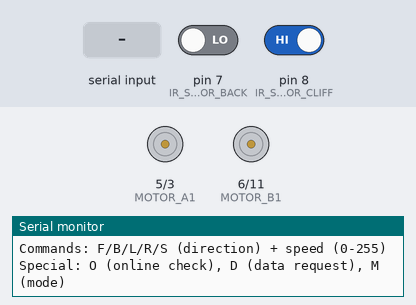
The sketch below on a simulated Arduino Uno, built with avr-gcc and run on an emulated ATmega328P. Shown: motor-driver pin pairs drawn as motors (green arrow = first pin HIGH = forward, orange = second pin HIGH = backward, longer = more drive), the last lines printed to the serial monitor. The inputs (shaded band) are chosen by the test bench; at power-on: pin 7 (IR_SENSOR_BACK) LOW, pin 8 (IR_SENSOR_CLIFF) HIGH.

Above: at 1.4 s.
1.5 s: "F\n" received over Serial
At 2.7 s:
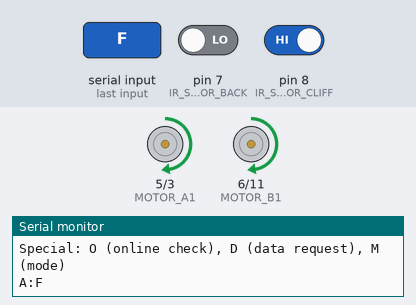
3.0 s: "B\n" received over Serial
At 4.0 s:
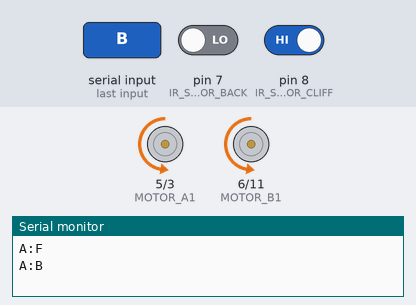
4.5 s: pin 7 (IR_SENSOR_BACK) driven HIGH
At 6.3 s:
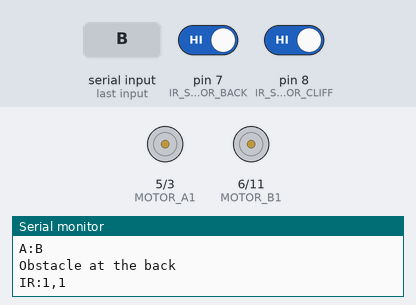
12.0 s: "b\n" received over Serial
At 13.3 s:
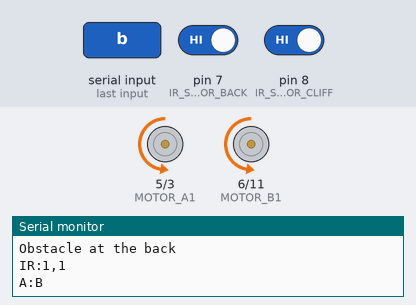
Timing chart, 0 to 15.5 s (numbered marks = the images above; inputs shaded):
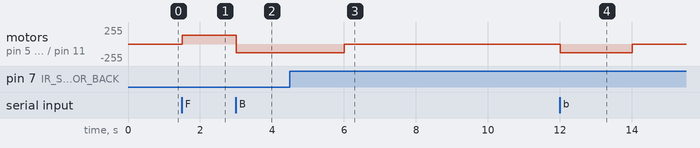

Measured:
- after the input at 1.5 s, motor on pin 5 (MOTOR_A1) / pin 3 (MOTOR_A2), motor on pin 6 (MOTOR_B1) / pin 11 (MOTOR_B2): stopped → forward 128/255 at once
- after the input at 3.0 s, motor on pin 5 (MOTOR_A1) / pin 3 (MOTOR_A2), motor on pin 6 (MOTOR_B1) / pin 11 (MOTOR_B2): forward 128/255 → backward 128/255 at once
- after the input at 4.5 s, motor on pin 5 (MOTOR_A1) / pin 3 (MOTOR_A2), motor on pin 6 (MOTOR_B1) / pin 11 (MOTOR_B2): backward 128/255 → stopped after 1.5 s
- after the input at 12.0 s, motor on pin 5 (MOTOR_A1) / pin 3 (MOTOR_A2), motor on pin 6 (MOTOR_B1) / pin 11 (MOTOR_B2): stopped → backward 128/255 at once, → stopped 2.0 s later

The sketch:

robot_controller.ino
```cpp
/*
 * Robot Controller for Autonomous Navigation System (Optimized Version)
 *
 * This Arduino sketch handles:
 * - Motor control
 * - IR sensor reading
 * - Serial communication with Raspberry Pi
 *
 * Ultrasonic sensors have been moved to Raspberry Pi GPIO.
 *
 * Hardware Configuration:
 * - IR Sensor 1 (Back): PIN 7
 * - IR Sensor 2 (Cliff): PIN 8
 * - Motor A: Forward PIN 5, Backward PIN 3
 * - Motor B: Forward PIN 6, Backward PIN 11
 */

// Motor pin definitions
const int MOTOR_A1 = 5;  // Motor A Forward
const int MOTOR_A2 = 3;  // Motor A Backward
const int MOTOR_B1 = 6;  // Motor B Forward
const int MOTOR_B2 = 11; // Motor B Backward

// IR Sensor pins
const int IR_SENSOR_BACK = 7;  // Back obstacle sensor
const int IR_SENSOR_CLIFF = 8; // Cliff detection sensor

// Safety constants
const int SAFE_DISTANCE_CM = 15;  // Safe distance in centimeters

// Operating mode (0 = manual, 1 = autonomous)
int operatingMode = 0;

// Command buffer
String command;

// Timing variables
unsigned long lastSensorCheck = 0;
unsigned long lastSerialSend = 0;
unsigned long lastCommandProcess = 0;
const int SENSOR_CHECK_INTERVAL = 2000;  // Check sensors every 200ms when moving
const int SERIAL_SEND_INTERVAL = 500;   // Limit serial transmission frequency
const int COMMAND_PROCESS_INTERVAL = 50; // Avoid processing commands too frequently

// Set to true to ignore cliff sensor readings (for testing)
const bool IGNORE_CLIFF_SENSOR = false;

void setup() {
  // Set motor pins as outputs
  pinMode(MOTOR_A1, OUTPUT);
  pinMode(MOTOR_A2, OUTPUT);
  pinMode(MOTOR_B1, OUTPUT);
  pinMode(MOTOR_B2, OUTPUT);

  // Set IR sensor pins as inputs
  pinMode(IR_SENSOR_BACK, INPUT);
  pinMode(IR_SENSOR_CLIFF, INPUT);

  // Start serial communication
  Serial.begin(9600);
  delay(100);

  // Initialization complete message
  Serial.println("Robot Controller v3.0");
  Serial.println("Motors and IR Sensors Initialized");
  Serial.println("Commands: F/B/L/R/S (direction) + speed (0-255)");
  Serial.println("Special: O (online check), D (data request), M (mode)");
}

void loop() {
  // Prevent processing too many commands in rapid succession
  unsigned long currentMillis = millis();

  // Check for emergency conditions first (at controlled intervals)
  if (currentMillis - lastSensorCheck >= SENSOR_CHECK_INTERVAL) {
    checkSensors();
    lastSensorCheck = currentMillis;
  }

  // Check if serial data is available (but not too frequently)
  if (Serial.available() > 0 && currentMillis - lastCommandProcess >= COMMAND_PROCESS_INTERVAL) {
    command = Serial.readStringUntil('\n'); // Read until newline
    executeCommand(command);
    lastCommandProcess = currentMillis;
  }
}

void checkSensors() {
  // Check all safety sensors
  bool emergencyStop = false;
  String reason = "";

  // Check cliff sensor (only if not ignored)
  if (!IGNORE_CLIFF_SENSOR && !digitalRead(IR_SENSOR_CLIFF)) {
    emergencyStop = true;
    reason = "Cliff Detected";
  }

  // Check rear obstacle
  if (digitalRead(IR_SENSOR_BACK)) {
    emergencyStop = true;
    reason = "Obstacle at the back";
  }

  // If any emergency condition detected
  if (emergencyStop) {
    stop();

    // Only send if it's been long enough since last send
    unsigned long currentMillis = millis();
    if (currentMillis - lastSerialSend >= SERIAL_SEND_INTERVAL) {
      Serial.println(reason);
      sendSensorData();
      lastSerialSend = currentMillis;
    }
  }
}

void sendSensorData() {
  // Send IR sensor readings only
  Serial.print("IR:");
  Serial.print(digitalRead(IR_SENSOR_BACK));
  Serial.print(",");
  Serial.println(digitalRead(IR_SENSOR_CLIFF));
}

// Execute motor commands based on serial input
void executeCommand(String command) {
  if (command.length() < 1) {
    Serial.println("Invalid command: Empty");
    return;
  }

  char firstChar = command.charAt(0);

  // Special commands
  if (firstChar == 'O' || firstChar == 'o') {
    // Online check
    Serial.println("Online");
    return;
  }
  else if (firstChar == 'D' || firstChar == 'd') {
    // Data request (send minimal data for efficiency)
    sendSensorData();
    return;
  }
  else if (firstChar == 'M' || firstChar == 'm') {
    // Mode change
    if (command.length() > 1) {
      int newMode = command.charAt(1) - '0';
      if (newMode == 0 || newMode == 1) {
        operatingMode = newMode;
        Serial.print("M:");
        Serial.println(operatingMode);
      } else {
        Serial.println("E:Invalid mode");
      }
    } else {
      Serial.print("M:");
      Serial.println(operatingMode);
    }
    return;
  }

  // Movement commands
  char direction = firstChar;
  int speed = 128; // Default speed if not specified

  // Extract speed if present
  if (command.length() > 1) {
    speed = command.substring(1).toInt();
    speed = constrain(speed, 0, 255); // Ensure speed is valid
  }

  // Execute appropriate movement
  switch(direction) {
    case 'F':
    case 'f':
      forward(speed);
      Serial.println("A:F"); // Acknowledge - Forward
      break;

    case 'B':
    case 'b':
      backward(speed);
      Serial.println("A:B"); // Acknowledge - Backward
      break;

    case 'L':
    case 'l':
      turnLeft(speed);
      Serial.println("A:L"); // Acknowledge - Left
      break;

    case 'R':
    case 'r':
      turnRight(speed);
      Serial.println("A:R"); // Acknowledge - Right
      break;

    case 'S':
    case 's':
      stop();
      Serial.println("A:S"); // Acknowledge - Stop
      break;

    default:
      Serial.println("E:Unknown command");
  }
}

// Motor control functions
void forward(int speed) {
  analogWrite(MOTOR_A1, speed);
  analogWrite(MOTOR_A2, 0);
  analogWrite(MOTOR_B1, speed);
  analogWrite(MOTOR_B2, 0);
}

void backward(int speed) {
  analogWrite(MOTOR_A1, 0);
  analogWrite(MOTOR_A2, speed);
  analogWrite(MOTOR_B1, 0);
  analogWrite(MOTOR_B2, speed);
}

void turnLeft(int speed) {
  analogWrite(MOTOR_A1, 0);
  analogWrite(MOTOR_A2, speed);
  analogWrite(MOTOR_B1, speed);
  analogWrite(MOTOR_B2, 0);
}

void turnRight(int speed) {
  analogWrite(MOTOR_A1, speed);
  analogWrite(MOTOR_A2, 0);
  analogWrite(MOTOR_B1, 0);
  analogWrite(MOTOR_B2, speed);
}

void stop() {
  analogWrite(MOTOR_A1, 0);
  analogWrite(MOTOR_A2, 0);
  analogWrite(MOTOR_B1, 0);
  analogWrite(MOTOR_B2, 0);
}
```
